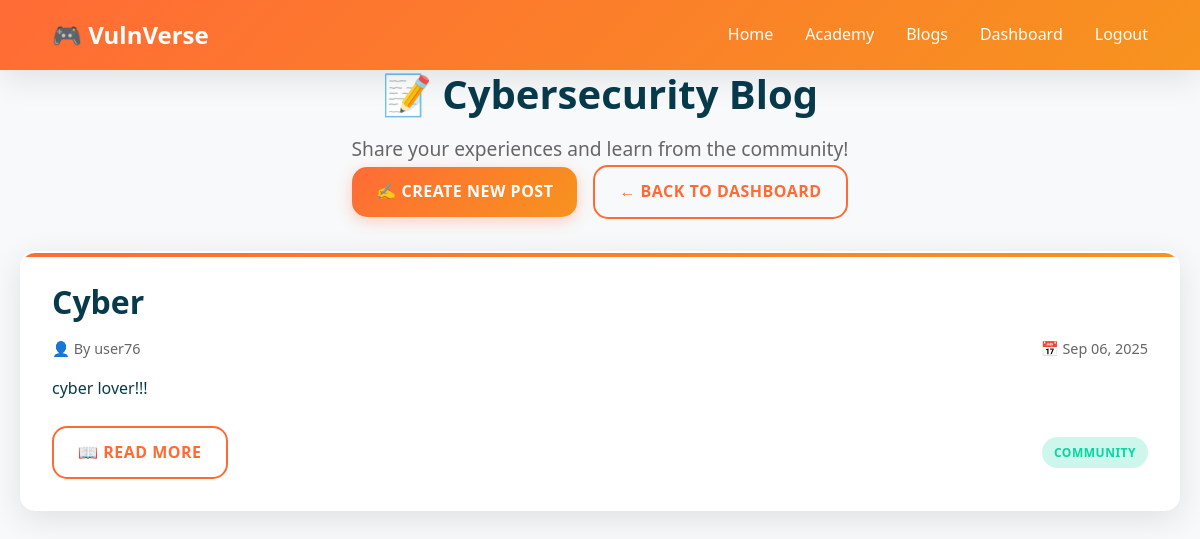
Screenshot of /dashboard/blog/list/ (signed in) with the database file from the repository.
### vulnverse_app/models.py (models this page shows, shortened)
class Blog(models.Model):
    title = models.CharField(max_length=200)
    content = models.TextField()
    author = models.ForeignKey(User, on_delete=models.CASCADE)
    created_at = models.DateTimeField(default=timezone.now)
    updated_at = models.DateTimeField(auto_now=True)

### vulnverse_app/views.py (the view)
# urls.py: path('blog/list/', views.blog_list, name='blog_list'),
@login_required
def blog_list(request):
    blogs = Blog.objects.all().order_by('-created_at')
    return render(request, 'blog_list.html', {'blogs': blogs})

### vulnverse_app/templates/blog_list.html (shortened to what this page needs)
{% extends 'base.html' %}
{% load static %}
{% block extra_css %}
<link rel="stylesheet" href="{% static 'css/main.css' %}">
{% endblock %}
{% block content %}
<div class="container">
    <div class="text-center mb-4">
        <h1 class="animate-slide-up">📝 Cybersecurity Blog</h1>
        <p class="text-center" style="color: #666; font-size: 1.2rem;">Share your experiences and learn from the community!</p>
        <div class="d-flex justify-center align-center" style="gap: 1rem; flex-wrap: wrap;">
            <a href="{% url 'blog_create' %}" class="btn btn-primary">✍️ Create New Post</a>
            <a href="{% url 'dashboard' %}" class="btn btn-outline">← Back to Dashboard</a>
        </div>
    </div>
    <div class="grid grid-2">
        {% if blogs %}
            {% for blog in blogs %}
                <div class="card animate-slide-up" style="animation-delay: {{ forloop.counter0|add:0.1 }}s;">
                    <div class="mb-2">
                        <h2><a href="{% url 'blog_detail' blog.id %}" style="color: var(--dark-color); text-decoration: none;">{{ blog.title }}</a></h2>
                        <div class="d-flex justify-between align-center" style="color: #666; font-size: 0.9rem;">
                            <span>👤 By {{ blog.author.username }}</span>
                            <span>📅 {{ blog.created_at|date:"M d, Y" }}</span>
                        </div>
                    </div>
                    <div class="mb-3">
                        <p>{{ blog.content|truncatewords:30 }}</p>
                    </div>
                    <div class="d-flex justify-between align-center">
                        <a href="{% url 'blog_detail' blog.id %}" class="btn btn-outline">📖 Read More</a>
                        <div class="d-flex" style="gap: 0.5rem;">
                            <span class="badge badge-beginner">Community</span>
                        </div>
                    </div>
                </div>
            {% endfor %}
        {% endif %}
    </div>
</div>
{% endblock %}

### vulnverse_app/static/css/main.css (style rules this page uses)
:root { --primary-color: #ff6b35; --secondary-color: #f7931e; --accent-color: #ffd23f; --success-color: #06d6a0; --danger-color: #ef476f; --warning-color: #ffd23f; --info-color: #118ab2; --dark-color: #073b4c; --light-color: #f8f9fa; --white: #ffffff; --primary-gradient: linear-gradient(135deg, #ff6b35, #f7931e); --secondary-gradient: linear-gradient(135deg, #06d6a0, #118ab2); --danger-gradient: linear-gradient(135deg, #ef476f, #ff6b35); --dark-gradient: linear-gradient(135deg, #073b4c, #118ab2); --card-shadow: 0 8px 32px rgba(0,0,0,0.1); --hover-shadow: 0 12px 40px rgba(0,0,0,0.15); --button-shadow: 0 4px 15px rgba(255,107,53,0.3); --border-radius: 15px; --border-radius-sm: 8px; --border-radius-lg: 25px; --transition: all 0.3s cubic-bezier(0.4, 0, 0.2, 1); --transition-fast: all 0.2s ease; }
* { margin: 0; padding: 0; box-sizing: border-box; }
body { font-family: 'Segoe UI', Tahoma, Geneva, Verdana, sans-serif; line-height: 1.6; color: var(--dark-color); background: var(--light-color); }
h1, h2, h3, h4, h5, h6 { font-weight: 700; line-height: 1.2; margin-bottom: 1rem; }
h1 { font-size: 2.5rem; }
h2 { font-size: 2rem; }
.btn { display: inline-flex; align-items: center; justify-content: center; padding: 12px 24px; border: none; border-radius: var(--border-radius); font-size: 16px; font-weight: 600; text-decoration: none; cursor: pointer; transition: var(--transition); position: relative; overflow: hidden; text-transform: uppercase; letter-spacing: 0.5px; }
.btn::before { content: ''; position: absolute; top: 0; left: -100%; width: 100%; height: 100%; background: linear-gradient(90deg, transparent, rgba(255,255,255,0.2), transparent); transition: left 0.5s; }
.btn-primary { background: var(--primary-gradient); color: var(--white); box-shadow: var(--button-shadow); }
.btn-outline { background: transparent; color: var(--primary-color); border: 2px solid var(--primary-color); }
.card { background: var(--white); border-radius: var(--border-radius); box-shadow: var(--card-shadow); padding: 30px; transition: var(--transition); border: 2px solid transparent; position: relative; overflow: hidden; }
.card::before { content: ''; position: absolute; top: 0; left: 0; right: 0; height: 4px; background: var(--primary-gradient); }
.badge { display: inline-block; padding: 6px 12px; border-radius: 20px; font-size: 12px; font-weight: 600; text-transform: uppercase; letter-spacing: 0.5px; }
.badge-beginner { background: rgba(6,214,160,0.2); color: var(--success-color); }
.container { max-width: 1200px; margin: 0 auto; padding: 0 20px; }
.grid { display: grid; gap: 30px; }
.grid-2 { grid-template-columns: repeat(auto-fit, minmax(300px, 1fr)); }
.animate-slide-up { animation: slideInUp 0.6s ease-out; }
.text-center { text-align: center; }
.mb-2 { margin-bottom: 1rem; }
.mb-3 { margin-bottom: 1.5rem; }
.mb-4 { margin-bottom: 2rem; }
.d-flex { display: flex; }
.justify-center { justify-content: center; }
.justify-between { justify-content: space-between; }
.align-center { align-items: center; }

### rows the page displays
Blog: title "Cyber", author.username "user76", created_at "Sep 06, 2025", content "cyber lover!!!"
